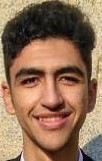
#> input picture AgeGenderClassification/Examples/Seif.jpg, 102 x 161 px
$ python SingleImageValidation.py
#> lines starting #> are read from the running program, lines starting #| are printed output that depends on the picture
### AgeGenderClassification/Preprocessing.py
import cv2
from skimage import exposure

# [11 lines left out: function convert_to_gray_scale, not called in this run]


def resize_image(image, size= (120,120)):
    """Resizes Image to desired Size

    Args:
        image (image): Image to resize
        size (tuple, optional): size of returned image. Defaults to (120,120).

    Returns:
        image: Resized Image
    """
    resized = cv2.resize(image,size)
    return resized

def hist_equalize(image):
    """Histogram equalization for image

    Args:
        image (_type_): Image to do the hostogram equalization

    Returns:
        image: Equalized Image
    """
    # equalized = cv2.equalizeHist(image)
    equalized = exposure.equalize_adapthist(image)
    return equalized


def preprocess_image(img):
    """Preprocess image

    Args:
        img (Image): Image to preprocess

    Returns:
        Image: Preprocessed Image
    """

    preprocessed = hist_equalize(img)
    preprocessed = resize_image(preprocessed, (80,80))

    return preprocessed

### AgeGenderClassification/SingleImageValidation.py
import cv2
import time
import os
from sklearn.svm import SVC
import FeaturesExtraction
import Preprocessing
import Utils
import pickle as pickle

# Read Image and Model
path_to_file = os.path.join(os.path.dirname(
    __file__), "Examples/Seif.jpg")

img = cv2.imread(path_to_file, cv2.IMREAD_GRAYSCALE)
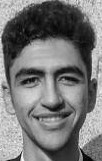
#> img: shape (161, 102); min 0, max 251, mean 118.8
img = Preprocessing.preprocess_image(img)
#> in hist_equalize, `equalized = exposure.equalize_adapthist(image)`:
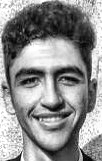
#> equalized: shape (161, 102) float64; min 0, max 1, mean 0.558
#> in resize_image, `resized = cv2.resize(image,size)`:
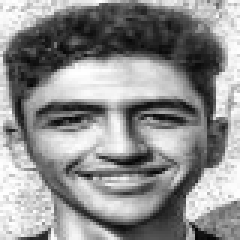
#> resized: shape (80, 80) float64 (shown 3 times larger); min 0.016, max 1, mean 0.558

# model: SVC = pickle.load(open(os.path.join(os.path.dirname(
#     __file__), "Models_Gender/Kaggle_Tra_SVM_LPQ_87_86.model"), 'rb'))
#> (the run stopped early here; a loop or call above may not have finished)
